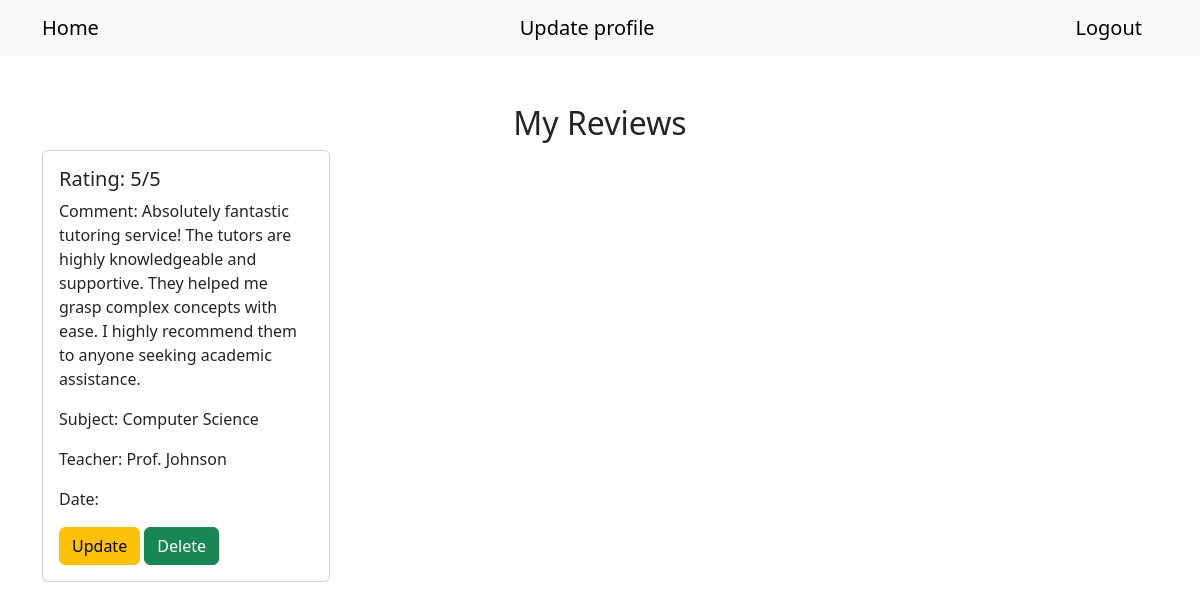
The page /User/myreviews.php (signed in) on the database its author committed.
### tables this page shows
CREATE TABLE `review` (
  `id` int(11) NOT NULL,
  `rating` int(11) DEFAULT NULL,
  `comment` varchar(250) DEFAULT NULL,
  `date` datetime DEFAULT NULL,
  `fk_course_id` int(11) DEFAULT NULL,
  `fk_user_id` int(11) DEFAULT NULL
);

CREATE TABLE `courses` (
  `id` int(11) NOT NULL,
  `subject` varchar(50) DEFAULT NULL,
  `university` varchar(50) DEFAULT NULL,
  `roomNumb` varchar(50) DEFAULT NULL,
  `date` datetime DEFAULT NULL,
  `teacher` varchar(100) DEFAULT NULL,
  `email` varchar(100) NOT NULL,
  `picture` varchar(255) DEFAULT NULL,
  `language` varchar(50) DEFAULT NULL,
  `duration` varchar(50) DEFAULT NULL,
  `units` varchar(100) DEFAULT NULL,
  `availability` enum('avaiable','not avaiable') DEFAULT NULL,
  `name` varchar(50) DEFAULT NULL,
  `end_date` date DEFAULT NULL
);

### User/myreviews.php (the view, shortened to what this page needs)
<?php
include_once '../db_connection.php';
$user_id = $_SESSION['user'];
$review_query = "SELECT * FROM review WHERE fk_user_id = $user_id";
$review_result = mysqli_query($connection, $review_query);
$layout = "";
if (mysqli_num_rows($review_result) == 0) {
    $layout = "No reviews!";
} else {
    while ($review_row = mysqli_fetch_assoc($review_result)) {
        $course_id = $review_row['fk_course_id'];
        $course_query = "SELECT * FROM courses WHERE id = $course_id";
        $course_result = mysqli_query($connection, $course_query);
        if ($course_result && mysqli_num_rows($course_result) == 1) {
            $course_row = mysqli_fetch_assoc($course_result);
            $layout .= "<div class='center'>
                <div class='card' style='width: 18rem;'>
                    <div class='card-body'>
                        <h5 class='card-title'>Rating: {$review_row["rating"]}/5</h5>
                        <p class='card-text'>Comment: {$review_row["comment"]}</p>
                        <p class='card-text'>Subject: {$course_row["subject"]}</p>
                        <p class='card-text'>Teacher: {$course_row["teacher"]}</p>
                        <p class='card-text'>Date: {$course_row["date"]}</p>
                        <div class='btnAlign'>
                        <a class='btn btn-warning' href='updatereview.php?id={$review_row['id']}'>Update</a>
                        <a href='deletereview.php?id={$review_row["id"]}' class='btn btn-success'>Delete</a>
                    </div>
                </div>
            </div>";
        }
    }
}
?>
<!DOCTYPE html>
<html lang="en">
<head>
    <link href="https://cdn.jsdelivr.net/npm/bootstrap@5.3.3/dist/css/bootstrap.min.css" rel="stylesheet">
</head>
<body>
    <nav class="navbar bg-body-tertiary">
        <div class="container">
        <a class="navbar-brand" href="indexUser.php">Home</a>
        <a class="navbar-brand" href="updateprofile.php">Update profile</a>
        <a class="navbar-brand" href="../login/logout.php?logout">Logout</a>
        </div>
    </nav>
    <div class="container mt-5">
        <h2 class="text-center">My Reviews</h2>
        <div class="row row-cols-1 row-cols-md-3 g-4">
            <?= $layout ?>
        </div>
    </div>
</body>
</html>

### rows shown on the page
review: rating "5", comment "Absolutely fantastic tutoring service! The tutors are highly knowledgeable and supportive. They helped me grasp complex concepts with ease. I highly recommend them to anyone seeking academic assistance.", fk_course.subject "Computer Science", fk_course.teacher "Prof. Johnson"
